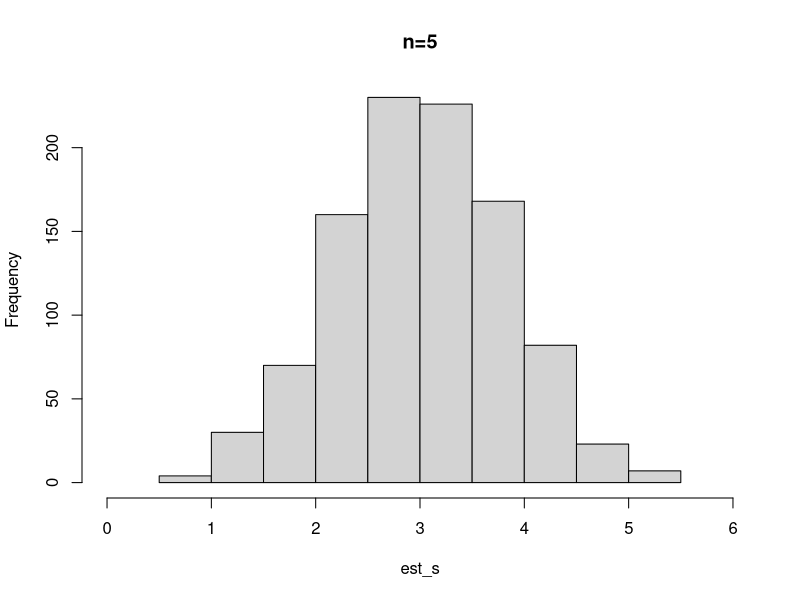
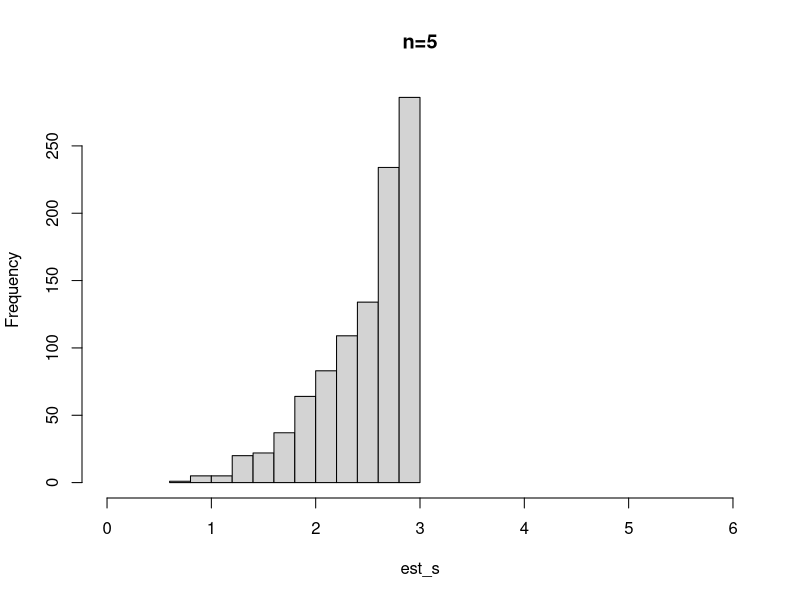
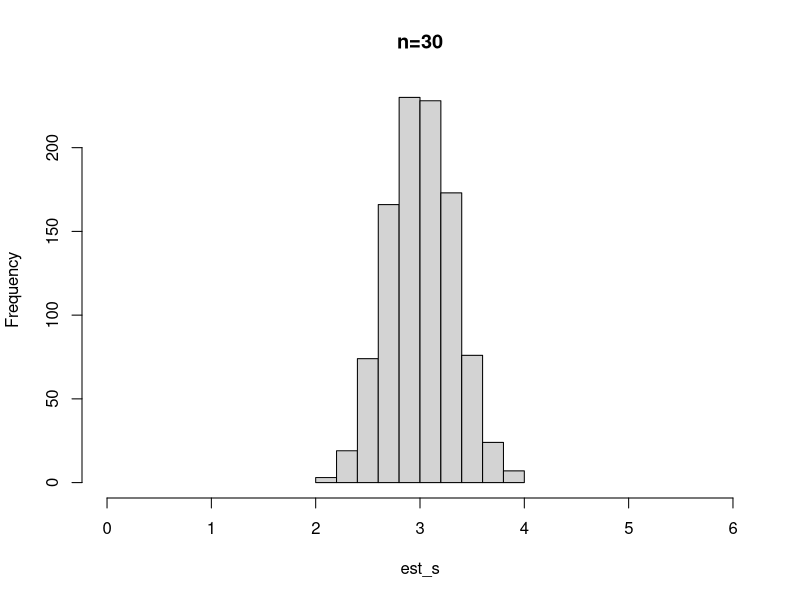
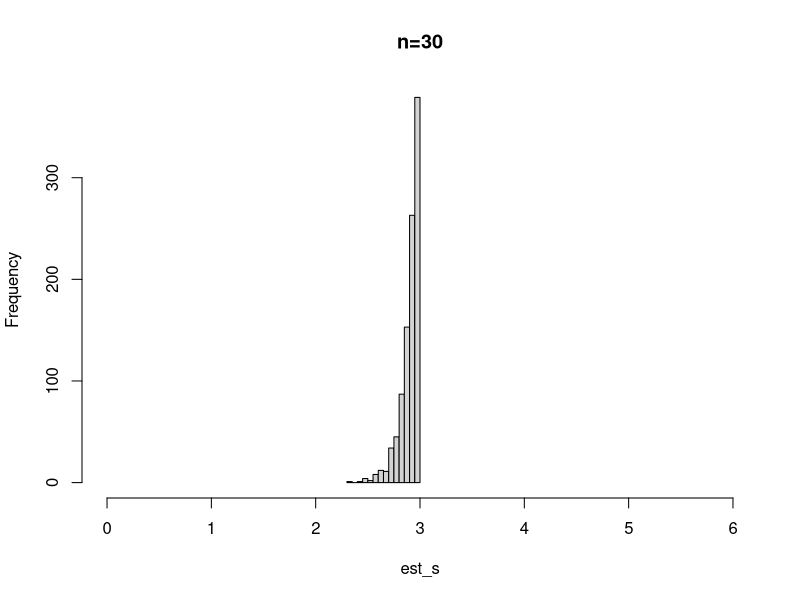
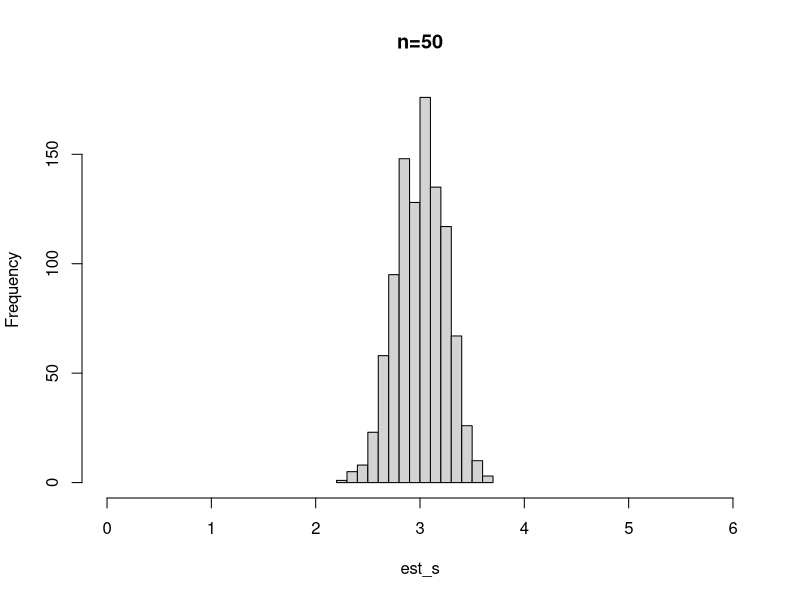
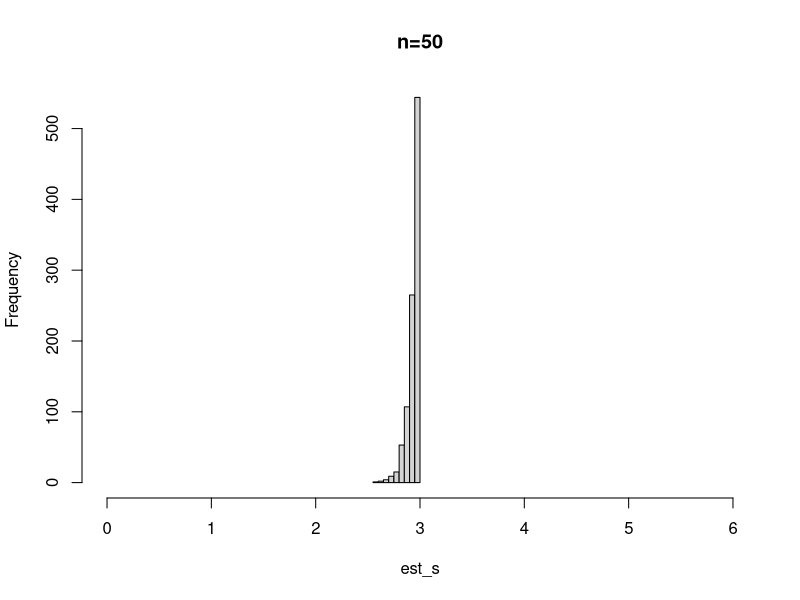
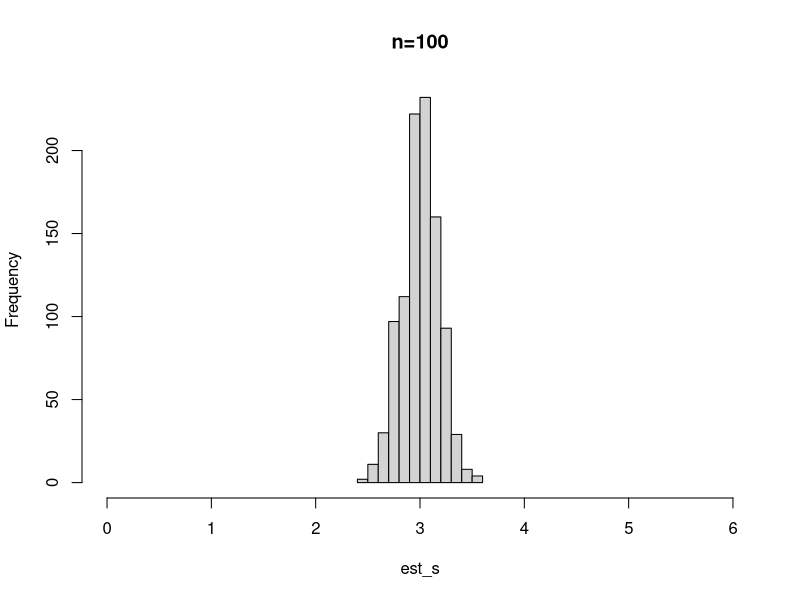
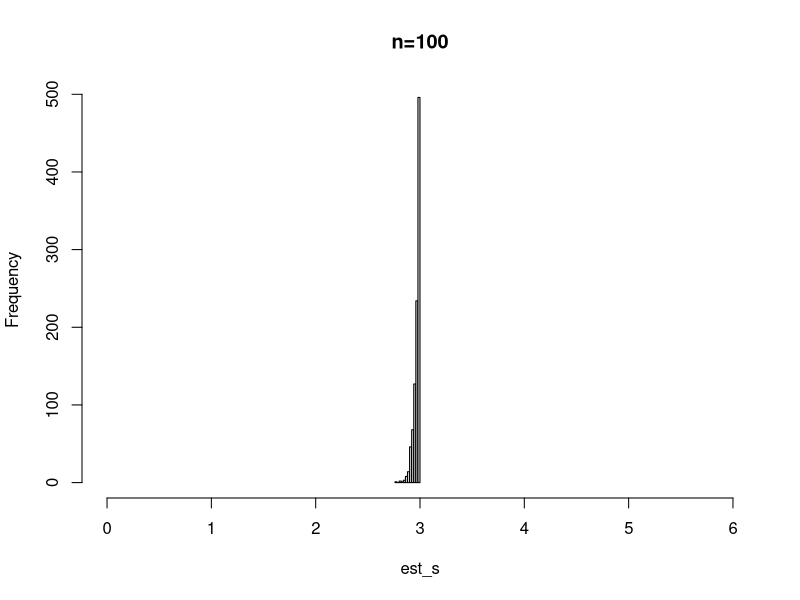

These figures' R source, in order:
## ---- chunk 1
knitr::opts_chunk$set(echo = TRUE)
## ---- chunk 2
 
 est1_unif<-function(datos){
   2*mean(datos)
 }
 est2_unif<-function(datos){
   max(datos)
 }

## ---- chunk 3
histograma_est_unif <- function(theta, n, Nrep, seed, estim = est1_unif, plot = "hist"){
  est_s <- c()
  set.seed(seed)
  for (rep in 1:Nrep){
    data <- runif(n = n, min = 0, max = theta)
    est_s <- c(est_s, estim(data))
  }
  if(plot == "hist"){
    hist(est_s, xlim = c(theta-3, theta+3), main = paste0("n=",n))
  }
    else{(plot(density(est_s)))}
  
}
## ---- chunk 4
ns <- c(5,30,50,100,1000)
for (n in ns){
  histograma_est_unif(theta = 3, n = n, Nrep = 1000, seed = 11081, estim = est1_unif)
   histograma_est_unif(theta = 3, n = n, Nrep = 1000, seed = 11081, estim = est2_unif)
}
## ---- chunk 5
ecm_empirico_est_unif <- function(theta, n, Nrep, seed, estim = est1_unif){
  est_s <- c()
  set.seed(seed)
  for (rep in 1:Nrep){
    data <- runif(n = n, min = 0, max = theta)
    est_s <- c(est_s, estim(data))
  }
  1/Nrep * sum((est_s - theta)**2)
}


ns <- c(5, 30, 50, 100, 1000)
ecm1 <- c()
ecm2 <- c()

for (n in ns) {
  ecm1_val <- ecm_empirico_est_unif(theta = 3, n = n, Nrep = 1000, seed = 11081, estim = est1_unif)
  ecm2_val <- ecm_empirico_est_unif(theta = 3, n = n, Nrep = 1000, seed = 11081, estim = est2_unif)
  ecm1 <- c(ecm1, ecm1_val)
  ecm2 <- c(ecm2, ecm2_val)
}

tabla_ecm <- data.frame(
  n = ns,
  ECM_est1 = round(ecm1, 4),
  ECM_est2 = round(ecm2, 4)
)

knitr::kable(tabla_ecm, caption = "ECM empíricos")

## ---- chunk 6

ns <- c(5, 30, 50, 100, 1000)
theta <- 3
ecm1_teo <- c()
ecm2_teo <- c()

for (n in ns) {
  ecm1_val <- theta**2 / (3*n)
  ecm2_val <- 2*theta**2 / ((n+1)*(n+2))
  ecm1_teo <- c(ecm1_teo, ecm1_val)
  ecm2_teo <- c(ecm2_teo, ecm2_val)
}

tabla_ecm_teo <- data.frame(
  n = ns,
  ECM_est1 = round(ecm1_teo, 4),
  ECM_est2 = round(ecm2_teo, 4)
)
knitr::kable(tabla_ecm_teo, caption = "ECM teóricos")


